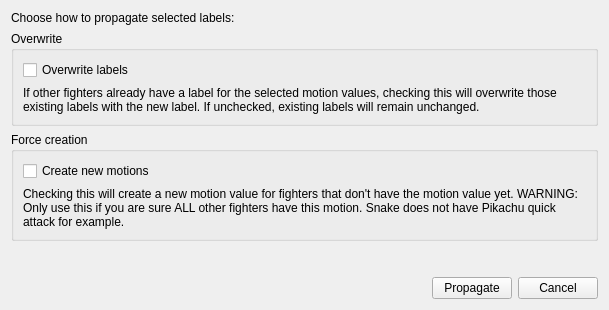
<?xml version="1.0" encoding="UTF-8"?>
<ui version="4.0">
 <class>PropagateLabelsDialog</class>
 <widget class="QWidget" name="PropagateLabelsDialog">
  <property name="geometry">
   <rect>
    <x>0</x>
    <y>0</y>
    <width>609</width>
    <height>310</height>
   </rect>
  </property>
  <property name="windowTitle">
   <string>Propagate Labels</string>
  </property>
  <layout class="QVBoxLayout" name="verticalLayout_3">
   <item>
    <widget class="QLabel" name="label">
     <property name="text">
      <string>Choose how to propagate selected labels: </string>
     </property>
    </widget>
   </item>
   <item>
    <widget class="QGroupBox" name="groupBox">
     <property name="title">
      <string>Overwrite</string>
     </property>
     <layout class="QVBoxLayout" name="verticalLayout">
      <item>
       <widget class="QCheckBox" name="checkBox_overwrite">
        <property name="text">
         <string>Overwrite labels</string>
        </property>
       </widget>
      </item>
      <item>
       <widget class="QLabel" name="label_2">
        <property name="text">
         <string>If other fighters already have a label for the selected motion values, checking this will overwrite those existing labels with the new label. If unchecked, existing labels will remain unchanged.</string>
        </property>
        <property name="wordWrap">
         <bool>true</bool>
        </property>
       </widget>
      </item>
     </layout>
    </widget>
   </item>
   <item>
    <widget class="QGroupBox" name="groupBox_2">
     <property name="title">
      <string>Force creation</string>
     </property>
     <layout class="QVBoxLayout" name="verticalLayout_2">
      <item>
       <widget class="QCheckBox" name="checkBox_createNew">
        <property name="text">
         <string>Create new motions</string>
        </property>
       </widget>
      </item>
      <item>
       <widget class="QLabel" name="label_3">
        <property name="text">
         <string>Checking this will create a new motion value for fighters that don't have the motion value yet. WARNING: Only use this if you are sure ALL other fighters have this motion. Snake does not have Pikachu quick attack for example.</string>
        </property>
        <property name="wordWrap">
         <bool>true</bool>
        </property>
       </widget>
      </item>
     </layout>
    </widget>
   </item>
   <item>
    <spacer name="verticalSpacer">
     <property name="orientation">
      <enum>Qt::Vertical</enum>
     </property>
     <property name="sizeHint" stdset="0">
      <size>
       <width>20</width>
       <height>40</height>
      </size>
     </property>
    </spacer>
   </item>
   <item>
    <layout class="QHBoxLayout" name="horizontalLayout_2">
     <item>
      <spacer name="horizontalSpacer">
       <property name="orientation">
        <enum>Qt::Horizontal</enum>
       </property>
       <property name="sizeHint" stdset="0">
        <size>
         <width>40</width>
         <height>20</height>
        </size>
       </property>
      </spacer>
     </item>
     <item>
      <widget class="QPushButton" name="pushButton_propagate">
       <property name="text">
        <string>Propagate</string>
       </property>
      </widget>
     </item>
     <item>
      <widget class="QPushButton" name="pushButton_cancel">
       <property name="text">
        <string>Cancel</string>
       </property>
      </widget>
     </item>
    </layout>
   </item>
  </layout>
 </widget>
 <resources/>
 <connections/>
</ui>
